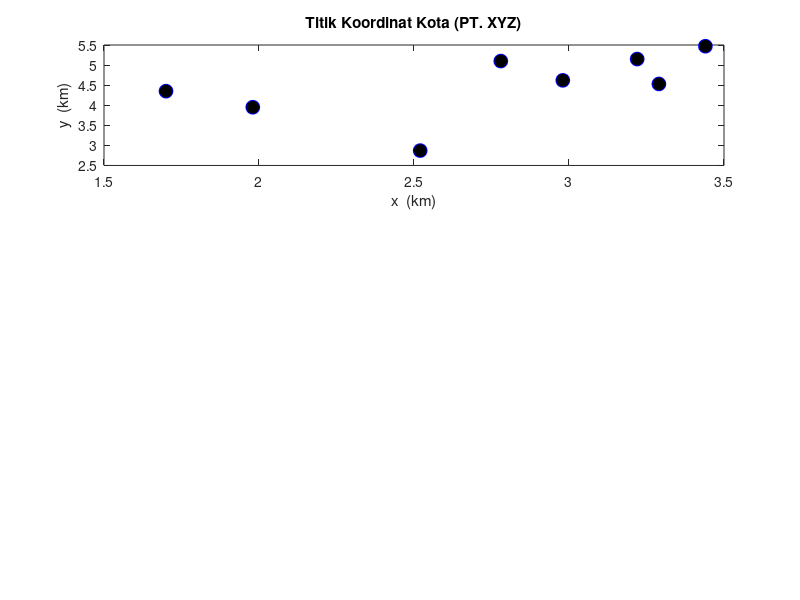

Reproduce this figure in MATLAB. (Note: this script raises an error after producing the figure.)
%**************************************************************************
%                 VRP Problem Using ACO cluster 9
% -------------------------------------------------------------------------
% By     : Gita Anggita Lestari
% Contact: gitaanggitalstr@gmail.com             Last update: sept 13, 2019
% -------------------------------------------------------------------------                             
% This program is developed to find shortest path (minimum cost)between
% some cities. 
% 
% There are 4  parts in this program:
% 1.Main program of ACO (myaco.m)
% 2.Function to generate solution (ant_tour.m)
% 3.Function to calculate the cost (distance) (calculate_cost.m)
% 4.Function to update the traces (update_the_trace.m)
%**************************************************************************
 
%**************************************************************************
%                   The Program Start Here                    
%*------------------------------------------------------------------------
% function myaco(num_of_nodes,num_of_ants, max_iteration)
function myaco()
% inputs
miter=1000; % banyak iterasi
m=2; % banyak semut
n=8; %jumlah kotas
% parameters
e=0.6;            % evaporation coefficient.
alpha=1;          % effect of ants' sight.
beta=12;           % trace's effect.
t=0.02*ones(n); % primary tracing.
el=.97;           % common cost elimination. 
% -------------------------------------------------------------------------
% Generate coordinates of cities and plot
% for i=1:n
%     x(i)=rand*20;
%     y(i)=rand*20;
% end    

% matrix coordinates of cities cluster 9
map_index=[50	51	57	59	60	61	62	65];
map_x=[2.98	3.29	2.52	3.22	3.44	2.78	1.98	1.70];
map_y=[4.62	4.53	2.87	5.15	5.47	5.10	3.95	4.35];
node=[map_index;map_x;map_y];
% Generate coordinates of cities and plot
for i=1:n
    x(i)= map_x(i);
    y(i)= map_y(i);
end

subplot(3,1,1);
plot(x,y,'o','MarkerFaceColor','k','MarkerEdgeColor','b','MarkerSize',10);
title('Titik Koordinat Kota (PT. XYZ)');
xlabel('x  (km)');
ylabel('y  (km)');

% generating distace between cities matrix.
%for i=1:n
%    for j=1:n
%        d(i,j)=sqrt((x(i)-x(j))^2+(y(i)-y(j))^2);
%    end
%end
d=[0 0.75 5.7 1.4 2.1 1.1 2.2 2.4;
   0.75 0 6.5 1.4 1.8 1.5 2.5 2.6;
   5.7 6.5 0 6.8 7.3 7.3 5.7 4.5;
   1.4 1.4 6.8 0 0.5 0.55 4 3.2;
   2.1 1.8 7.3 0.5 0 1 4.1 4.2;
   1.1 1.5 7.3 0.55 1 0 3.6 3.3;
   2.2 2.5 5.7 4 4.1 3.6 0 1.1;
   2.4 2.6 4.5 3.2 4.2 3.3 1.1 0];

% generating sight matrix.
for i=1:n
    for j=1:n
        if d(i,j)==0
            h(i,j)=0;
        else
            h(i,j)=1/d(i,j);
        end
    end
end
h=h
% ------------------------------------------------------------------------
%             Main Algorithm: ACO Meta heuristic procedure
% a.  Probabilistic solution construction biased by
%     pheromone trails, without forward pheromone
%     updating
% b.  Deterministic backward path with loop elimination
%     and with pheromone updating--> update_the_trace
% c.  Evaluation of the quality of the solutions
%     generated and use of the solution quality in
%     determining the quantity of pheromone to deposit-->calculate_cost
% -------------------------------------------------------------------------
for i=1:miter
% Step 1: Forward ants and solution construction

% Generate places for each ant    
for j=1:m
    start_places(j,1)=fix(1+rand*(n-1));
end
% Step 2:probabilistic solution contruction   
    [tour]=ant_tour(start_places,m,n,h,t,alpha,beta);
    tour=horzcat(tour,tour(:,1));
    
% Step 3: Calculate the cost --> total distace
    [cost,f]=calculate_cost(m,n,d,tour,el);
    [t]=update_the_trace(m,n,t,tour,f,e);
    average_cost(i)=mean(cost);
    
% Step 4: Determine the best route
    [min_cost(i),best_index]=min(cost);
    besttour(i,:)=tour(best_index,:);
    iteration(i)=i;
end
% -------------------------------------------------------------------------

% Plot Average of tour distance vs Number of Iterations
subplot(3,1,2);plot(iteration,average_cost);
title('Rata-Rata Jarak vs Jumlah Iterasi');
xlabel('iteration');
ylabel('Jarak(Km)');

% Plot the best route
[k,l]=min(min_cost); % jarak
for i=1:n+1
    X(i)=x(besttour(l,i));
    Y(i)=y(besttour(l,i));
end
subplot(3,1,3);plot(X,Y,'--o',...
                'MarkerEdgeColor','k',...
                'MarkerFaceColor','b',...
                'MarkerSize',10)
xlabel('x (km)');ylabel('y (km)');
title(['Total Jarak(Km)= ',num2str(k)]);
% fprintf('\nTotal Jarak = %d\n',k);

% Get Route Path 
batas = length(map_index);
path = [];
for i=1:batas
    itter = 0;
    index_x = X(i);
    index_y = Y(i);
    for j=1:batas
        if index_x == node(2,[j]) && index_y == node(3,[j])
            itter = itter + 1;
            path(i)=node(1,[j]);
        end
    end
end
titik_awal = num2str(path(1));jalan = num2str(path);
fprintf('Total Jarak = ')
disp(min(min_cost));
fprintf('Rute =  ');
fprintf(titik_awal);fprintf('  ');
fprintf(jalan);fprintf('  ');
fprintf(titik_awal)
fprintf('\n')

end
%**************************************************************************
%                   Ending of Program                          
%**************************************************************************

